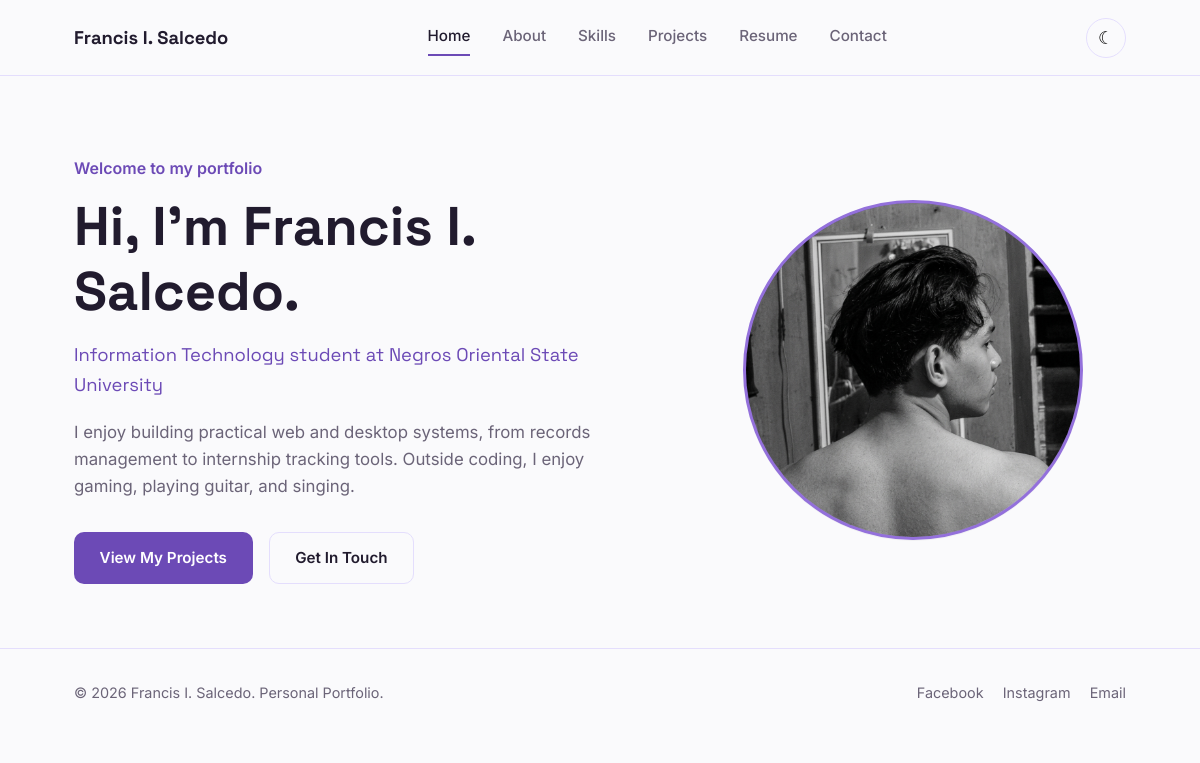
The page / on the database its author committed.
### tables this page shows
CREATE TABLE settings (setting_key VARCHAR(100) PRIMARY KEY,setting_value TEXT NOT NULL);

### includes/bootstrap.php (called while the page is built, shortened)
<?php
function db(): PDO
{
    static $pdo = null;
    if ($pdo instanceof PDO) return $pdo;
    $privateConfig = __DIR__ . '/database.local.php';
    $fileConfig = is_file($privateConfig) ? require $privateConfig : [];
    $host = getenv('PORTFOLIO_DB_HOST') ?: ($fileConfig['host'] ?? '127.0.0.1');
    $name = getenv('PORTFOLIO_DB_NAME') ?: ($fileConfig['name'] ?? 'portfolio');
    $user = getenv('PORTFOLIO_DB_USER') ?: ($fileConfig['user'] ?? 'root');
    $pass = getenv('PORTFOLIO_DB_PASSWORD');
    if ($pass === false) $pass = $fileConfig['password'] ?? '';
    try {
        $pdo = new PDO("mysql:host={$host};dbname={$name};charset=utf8mb4", $user, $pass, [
            PDO::ATTR_ERRMODE => PDO::ERRMODE_EXCEPTION,
            PDO::ATTR_DEFAULT_FETCH_MODE => PDO::FETCH_ASSOC,
            PDO::ATTR_EMULATE_PREPARES => false,
        ]);
    } catch (PDOException $exception) {
        error_log('Portfolio database connection failed: ' . $exception->getMessage());
        throw new RuntimeException('Database connection failed. Check the database configuration.');
    }
    return $pdo;
}
function e(?string $value): string { return htmlspecialchars($value ?? '', ENT_QUOTES | ENT_SUBSTITUTE, 'UTF-8'); }
function portfolio_setting(string $key, string $fallback = ''): string
{
    $q = db()->prepare('SELECT setting_value FROM settings WHERE setting_key = ?'); $q->execute([$key]);
    $value = $q->fetchColumn(); return $value === false ? $fallback : (string)$value;
}
?>

### index.php (the view, shortened to what this page needs)
<?php
require_once __DIR__ . '/includes/bootstrap.php';
$name = portfolio_setting('name', 'Francis I. Salcedo');
$intro = portfolio_setting('introduction', 'Information Technology student at Negros Oriental State University');
$bio = portfolio_setting('biography', 'I enjoy building practical web and desktop systems, from records management to internship tracking tools.');
$profileImage = portfolio_setting('profile_image', 'images/profilepic.jpg');
?>
<!DOCTYPE html>
<html lang="en">
<head>
  <link rel="stylesheet" href="css/style.css">
</head>
<body>
  <header class="navbar"><div class="nav-inner"><a href="index.php" class="nav-brand"><?= e($name) ?></a><nav class="nav-links" id="navLinks"><a href="index.php" aria-current="page">Home</a><a href="about.php">About</a><a href="skills.php">Skills</a><a href="projects.php">Projects</a><a href="resume.php">Resume</a><a href="contact.php">Contact</a></nav><div class="nav-controls"><button class="theme-toggle" id="themeToggle" aria-label="Toggle dark mode">☾</button><button class="hamburger" id="hamburger" aria-label="Open menu" aria-expanded="false"><span></span><span></span><span></span></button></div></div></header>
  <main><section class="hero container"><div class="hero-text"><p class="hero-eyebrow">Welcome to my portfolio</p><h1>Hi, I'm <?= e($name) ?>.</h1><p class="hero-tagline"><?= e($intro) ?></p><p class="hero-desc"><?= nl2br(e($bio)) ?></p><div class="hero-actions"><a href="projects.php" class="btn btn-primary">View My Projects</a><a href="contact.php" class="btn btn-outline">Get In Touch</a></div></div><div class="avatar-wrap"><div class="avatar-shape"><img src="<?= e($profileImage) ?>" alt="<?= e($name) ?> profile photo"></div></div></section></main>
  <footer class="site-footer"><div class="container footer-inner"><p>&copy; <?= date('Y') ?> <?= e($name) ?>. Personal Portfolio.</p><div class="footer-socials"><a href="https://www.facebook.com/francis.salcedo.26" target="_blank" rel="noopener">Facebook</a><a href="https://www.instagram.com/washi.washi.26" target="_blank" rel="noopener">Instagram</a><a href="mailto:<?= e(portfolio_setting('email', 'salcedofrancis88@gmail.com')) ?>">Email</a></div></div></footer>
</body>
</html>

### css/style.css (style rules this page uses)
:root { --bg: #fafafc; --surface: #f1edfb; --surface-2: #ffffff; --border: #e4defd; --text: #211b2e; --text-muted: #6b6478; --primary: #6c4ab6; --primary-dark: #4e3390; --accent: #b79ced; --on-primary: #ffffff; --radius: 10px; --max-width: 1100px; --shadow: 0 1px 0 rgba(33, 27, 46, 0.04); }
* { box-sizing: border-box; margin: 0; padding: 0; }
html { scroll-behavior: smooth; }
body { background: var(--bg); color: var(--text); font-family: 'Inter', system-ui, -apple-system, sans-serif; font-size: 16px; line-height: 1.6; transition: background 0.25s ease, color 0.25s ease; }
h1, h2, h3, h4 { font-family: 'Space Grotesk', 'Inter', sans-serif; font-weight: 600; line-height: 1.2; color: var(--text); }
h1 { font-size: clamp(2.2rem, 5vw, 3.4rem); font-weight: 700; }
p { color: var(--text-muted); max-width: 65ch; }
a { color: inherit; text-decoration: none; }
img { max-width: 100%; display: block; }
button { font-family: inherit; cursor: pointer; border: none; background: none; }
.container { max-width: var(--max-width); margin: 0 auto; padding: 0 1.5rem; }
.btn { display: inline-flex; align-items: center; gap: 0.5rem; padding: 0.8rem 1.6rem; border-radius: var(--radius); font-weight: 600; font-size: 0.95rem; transition: transform 0.15s ease, background 0.15s ease, border-color 0.15s ease; }
.btn-primary { background: var(--primary); color: var(--on-primary); }
.btn-outline { border: 1.5px solid var(--border); color: var(--text); }
.navbar { position: sticky; top: 0; z-index: 100; background: color-mix(in srgb, var(--bg) 88%, transparent); backdrop-filter: blur(10px); border-bottom: 1px solid var(--border); }
.nav-inner { display: flex; align-items: center; justify-content: space-between; padding: 1.1rem 1.5rem; max-width: var(--max-width); margin: 0 auto; }
.nav-brand { font-family: 'Space Grotesk', sans-serif; font-weight: 700; font-size: 1.15rem; }
.nav-links { display: flex; gap: 2rem; align-items: center; }
.nav-links a { color: var(--text-muted); font-weight: 500; font-size: 0.95rem; padding: 0.3rem 0; border-bottom: 2px solid transparent; transition: color 0.15s ease, border-color 0.15s ease; }
.nav-links a:hover, .nav-links a.active { color: var(--text); border-color: var(--primary); }
.nav-controls { display: flex; align-items: center; gap: 0.75rem; }
.theme-toggle { width: 40px; height: 40px; border-radius: 50%; border: 1px solid var(--border); display: flex; align-items: center; justify-content: center; font-size: 1.1rem; }
.site-footer { border-top: 1px solid var(--border); padding: 2rem 0; color: var(--text-muted); font-size: 0.9rem; }
.footer-inner { display: flex; justify-content: space-between; align-items: center; flex-wrap: wrap; gap: 1rem; }
.footer-socials { display: flex; gap: 1.2rem; }
.footer-socials a { color: var(--text-muted); }
.hero { display: grid; grid-template-columns: 1.15fr 0.85fr; gap: 3rem; align-items: center; padding-top: 5rem; padding-bottom: 4rem; }
.hero-eyebrow { color: var(--primary); font-weight: 600; margin-bottom: 0.75rem; }
.hero h1 { margin-bottom: 1rem; }
.hero-tagline { min-height: 1.6em; font-family: 'Space Grotesk', sans-serif; color: var(--primary); font-size: 1.15rem; margin-bottom: 1.25rem; }
.hero p.hero-desc { font-size: 1.05rem; margin-bottom: 2rem; }
.hero-actions { display: flex; gap: 1rem; flex-wrap: wrap; }
.avatar-wrap { position: relative; display: flex; align-items: center; justify-content: center; }
.avatar-shape { width: 100%; max-width: 340px; aspect-ratio: 1; border-radius: 100%; border: solid mediumpurple; 3px; background: linear-gradient(145deg, var(--primary), var(--accent)); display: flex; align-items: center; justify-content: center; box-shadow: var(--shadow); }
.avatar-shape img { width: 100%; height: 100%; object-fit: cover; border-radius: inherit; }

### rows shown on the page
settings: setting_value "Francis I. Salcedo"
settings: setting_value "Information Technology student at Negros Oriental State University"
settings: setting_value "I enjoy building practical web and desktop systems, from records management to internship tracking tools. Outside coding, I enjoy gaming, playing guitar, and singing."
settings: setting_value (picture)
